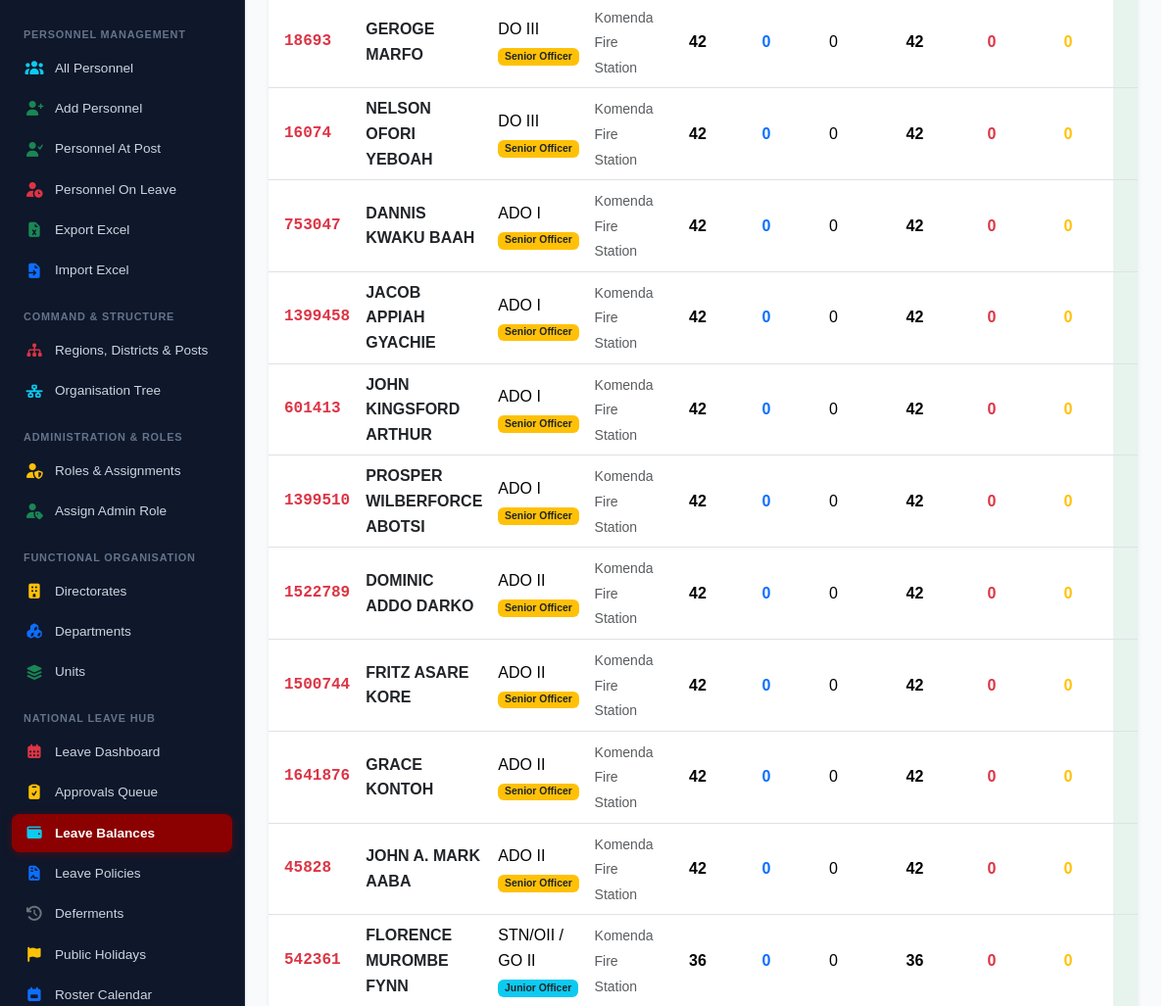
Before: /leave/balances/ (signed in, middle part) with the older database file.
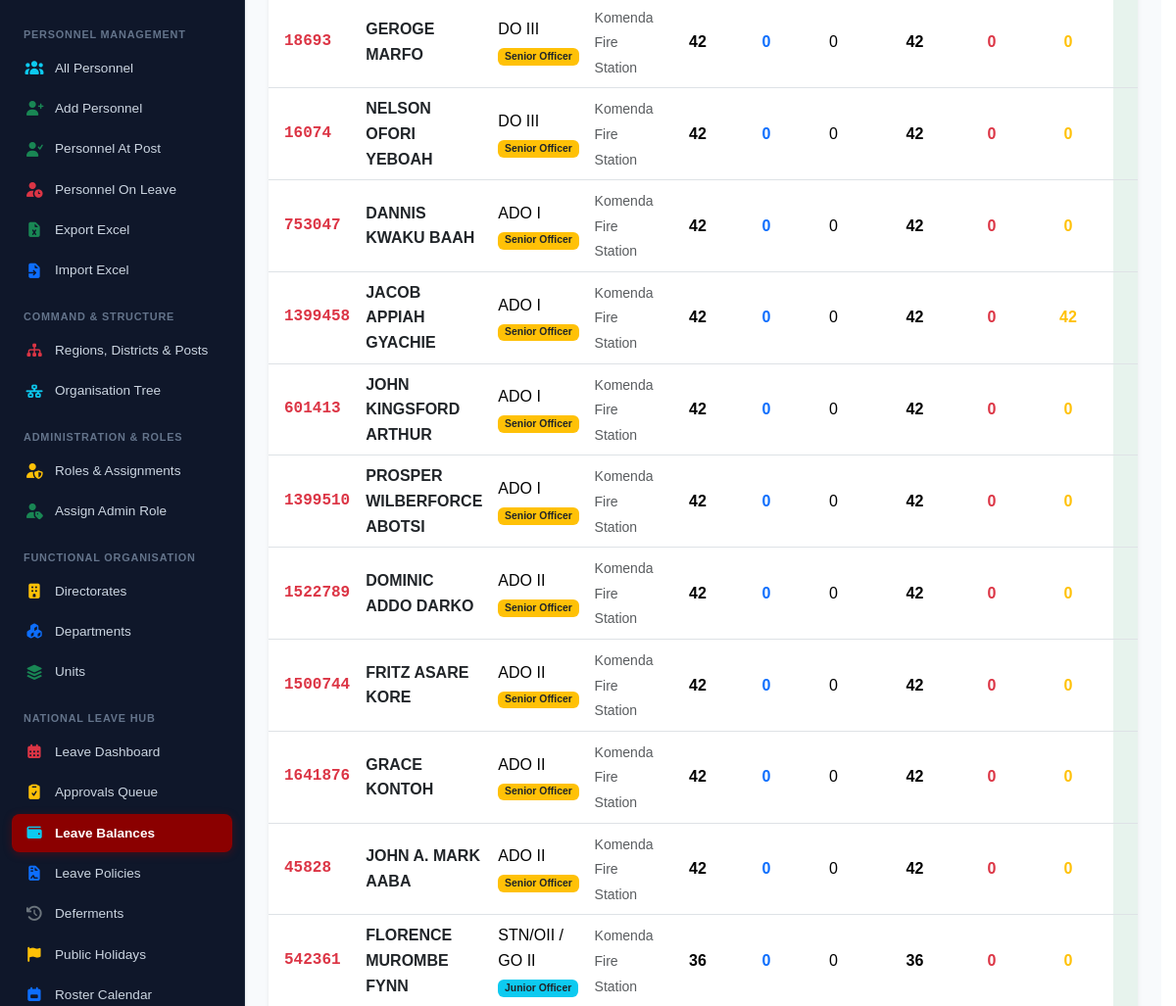
After: the same page with the newer database file.
### gnfs_komenda/models.py (models this page shows, shortened)
class NorminalRoll(models.Model):
    station = models.ForeignKey(
        Station,
        on_delete=models.SET_NULL,
        null=True,
        blank=True,
        related_name="personnel",
        db_index=True
    )
    post = models.ForeignKey(
        Post,
        on_delete=models.SET_NULL,
        null=True,
        blank=True,
        related_name="personnel",
        db_index=True
    )
    functional_unit = models.ForeignKey(
        FunctionalUnit,
        on_delete=models.PROTECT,
        null=True,
        blank=True,
        related_name="personnel",
        db_index=True
    )
    officer_category = models.CharField(
        max_length=10,
        choices=Rank.OfficerCategory.choices,
        blank=True,
        default='',
        db_index=True
    )
    rank = models.ForeignKey(
        Rank,
        on_delete=models.PROTECT,
        related_name="personnel",
        null=True,
        blank=True,
        db_index=True
    )
    job_grade = models.CharField(max_length=50, blank=True, default='')
    class Gender(models.TextChoices):
        MALE = "MALE", "Male"
        FEMALE = "FEMALE", "Female"
        NOT_SET = "NOT_SET", "Not Set / Requires Review"
    gender = models.CharField(
        max_length=10,
        choices=Gender.choices,
        default=Gender.MALE,
        db_index=True
    )
    profile_picture = models.ImageField(
        upload_to="profile_pictures/",
        null=True,
        blank=True,
        help_text="Officer avatar / profile photograph (1:1 aspect ratio)"
    )
    staffID = models.CharField(
        max_length=10,
        validators=[
            RegexValidator(r'^\d{5,10}$', 'Staff ID must be exactly 7 digits.')
        ],
        unique=True
    )
    fullname = models.CharField(max_length=255, db_index=True)
    birth_date = models.DateField()
    ghana_card = models.CharField(
        max_length=15,
        validators=[
            RegexValidator(r'^GHA-\d{9}-\d$', 'Enter a valid Ghana Card number (e.g., GHA-123456789-0).')
        ],
        unique=True
    )
    mgmt_units = models.CharField(max_length=150)
    bank = models.CharField(max_length=50)
    account_number = models.CharField(
        max_length=20,
        validators=[RegexValidator(r'^[0-9-]+$', 'Enter a valid bank account number.')]
    )
    payroll_status = models.CharField(max_length=30, choices=payroll_status_choice, default='ACTIVE')
    leave_status = models.CharField(max_length=30, choices=leave_status_choice, default='AT POST')
    leave_type = models.CharField(max_length=30, choices=leave_type_choice, default='ANNUAL LEAVE', null=True, blank=True)
    start_leave = models.DateField(blank=True, null=True)
    end_leave = models.DateField(blank=True, null=True)
    created_at = models.DateTimeField(auto_now_add=True)
    called_off = models.BooleanField(default=False)
    manual_override = models.BooleanField(default=False)
    is_active = models.BooleanField(default=True, db_index=True)
    archived_at = models.DateTimeField(null=True, blank=True)
    archived_by = models.ForeignKey(
        settings.AUTH_USER_MODEL,
        on_delete=models.SET_NULL,
        null=True,
        blank=True,
        related_name="archived_personnel"
    )
    archive_reason = models.TextField(blank=True, default='')
    objects = models.Manager()
    active_objects = ActivePersonnelManager()
    class Meta:
        indexes = [
            models.Index(fields=['is_active', 'leave_status']),
            models.Index(fields=['fullname']),
        ]
        verbose_name = "Personnel Record"
        verbose_name_plural = "Personnel Records"
    @property
    def rank_short(self):
        if self.rank:
            return self.rank.abbreviation
        return self.job_grade or "—"

class LeaveEntitlement(models.Model):
    personnel = models.ForeignKey(
        NorminalRoll,
        on_delete=models.CASCADE,
        related_name="leave_entitlements",
        db_index=True
    )
    leave_year = models.PositiveIntegerField(db_index=True)
    leave_type = models.ForeignKey(
        LeaveType,
        on_delete=models.PROTECT,
        related_name="entitlements"
    )
    base_entitlement = models.PositiveIntegerField(default=0)
    carried_forward = models.PositiveIntegerField(default=0, help_text="Approved deferred days carried from previous year")
    adjustments = models.IntegerField(default=0, help_text="Manual authorized adjustments")
    days_taken = models.PositiveIntegerField(default=0, help_text="Total approved and consumed days")
    days_reserved = models.PositiveIntegerField(default=0, help_text="Days locked in pending requests")
    is_prorated = models.BooleanField(default=False, help_text="Indicates proportionate / prorated annual entitlement")
    proration_reason = models.TextField(blank=True, default="", help_text="Recorded operational/service reason for proration")
    full_annual_entitlement = models.PositiveIntegerField(default=0, help_text="Standard full-year entitlement before proration")
    notes = models.TextField(blank=True, default="")
    created_at = models.DateTimeField(auto_now_add=True)
    updated_at = models.DateTimeField(auto_now=True)
    class Meta:
        ordering = ['-leave_year', 'leave_type__name']
        unique_together = [('personnel', 'leave_year', 'leave_type')]
        verbose_name = "Leave Entitlement"
        verbose_name_plural = "Leave Entitlements"
    @property
    def total_available(self):
        return max(0, self.base_entitlement + self.carried_forward + self.adjustments)
    @property
    def remaining_balance(self):
        return max(0, self.total_available - self.days_taken - self.days_reserved)

class Rank(models.Model):
    class OfficerCategory(models.TextChoices):
        SENIOR = "SENIOR", "Senior Officer"
        JUNIOR = "JUNIOR", "Junior Officer"
    name = models.CharField(max_length=150, unique=True, db_index=True)
    abbreviation = models.CharField(max_length=30, db_index=True)
    officer_category = models.CharField(
        max_length=10,
        choices=OfficerCategory.choices,
        db_index=True
    )
    hierarchy_order = models.PositiveIntegerField(unique=True, db_index=True)
    active = models.BooleanField(default=True)
    created_at = models.DateTimeField(auto_now_add=True)
    updated_at = models.DateTimeField(auto_now=True)
    class Meta:
        ordering = ["hierarchy_order"]
        verbose_name = "Rank"
        verbose_name_plural = "Ranks"

class Station(models.Model):
    STATION_TYPE_CHOICES = [
        ('MUNICIPAL', 'Municipal Fire Station'),
        ('DISTRICT', 'District Fire Station'),
        ('METRO', 'Metropolitan Fire Station'),
        ('INSTITUTIONAL', 'Institutional Fire Station'),
        ('REGIONAL_HQ', 'Regional Headquarters Station'),
        ('NATIONAL_HQ', 'National Headquarters Station'),
        ('SUB_STATION', 'Sub-Station'),
        ('SPECIAL', 'Special Operational Station'),
    ]
    district = models.ForeignKey(
        District,
        on_delete=models.PROTECT,
        related_name="stations",
        db_index=True
    )
    name = models.CharField(max_length=150, db_index=True)
    code = models.CharField(max_length=50, blank=True, default='')
    station_type = models.CharField(
        max_length=50,
        choices=STATION_TYPE_CHOICES,
        default='DISTRICT'
    )
    active = models.BooleanField(default=True)
    created_at = models.DateTimeField(auto_now_add=True)
    updated_at = models.DateTimeField(auto_now=True)
    class Meta:
        ordering = ['district__name', 'name']
        constraints = [
            models.UniqueConstraint(fields=['district', 'name'], name='unique_station_per_district'),
        ]
        verbose_name = "Fire Station"
        verbose_name_plural = "Fire Stations"

### gnfs_komenda/views.py (the view)
# urls.py: path('leave/balances/', leave_balances_view, name='leave-balances'),
@login_required(login_url='login-staff')
def leave_balances_view(request):
    scoped_personnel = get_personnel_queryset_for_user(request.user)
    year = int(request.GET.get('year', timezone.localdate().year))
    annual_type = LeaveType.objects.filter(code="ANNUAL").first()
    casual_type = LeaveType.objects.filter(code="CASUAL").first()
    search_query = request.GET.get('q', '').strip()
    if search_query:
        scoped_personnel = scoped_personnel.filter(
            Q(staffID__icontains=search_query) | Q(fullname__icontains=search_query)
        )
    entitlements = LeaveEntitlement.objects.filter(
        personnel__in=scoped_personnel,
        leave_year=year
    ).select_related('personnel', 'leave_type')
    personnel_balances = []
    ent_map = {}
    for ent in entitlements:
        if ent.personnel_id not in ent_map:
            ent_map[ent.personnel_id] = {}
        ent_map[ent.personnel_id][ent.leave_type.code] = ent
    for p in scoped_personnel.order_by('rank__hierarchy_order', 'fullname'):
        p_ents = ent_map.get(p.id, {})
        annual_ent = p_ents.get('ANNUAL')
        casual_ent = p_ents.get('CASUAL')
        personnel_balances.append({
            'personnel': p,
            'annual': annual_ent,
            'casual': casual_ent,
        })
    paginator = Paginator(personnel_balances, 25)
    page_obj = paginator.get_page(request.GET.get('page'))
    return render(request, 'gnfs_komenda/leave/balances.html', {
        'page_obj': page_obj,
        'year': year,
        'years_list': [year - 1, year, year + 1],
        'search_query': search_query,
    })

### gnfs_komenda/models.py (called while the page is built)
    def get_queryset(self):
        return super().get_queryset().filter(is_active=True)

### gnfs_komenda/security.py (called while the page is built, shortened)
def get_user_role(user):
    if not user or not user.is_authenticated:
        return None
    if user.is_superuser:
        return "NATIONAL_ADMIN"

def get_user_assignment(user):
    if not user or not user.is_authenticated:
        return None
    return getattr(user, 'assignment', None)

def get_personnel_for_user(user):
    if not user or not user.is_authenticated:
        return None
    assignment = getattr(user, 'assignment', None)
    if assignment and assignment.personnel:
        return assignment.personnel
    return NorminalRoll.objects.filter(staffID__iexact=user.username).select_related(
        'rank', 'station', 'station__district', 'station__district__region', 'post', 'functional_unit'
    ).first()

def get_personnel_queryset_for_user(user, include_archived=False):
    if not user or not user.is_authenticated:
        return NorminalRoll.objects.none()
    qs = NorminalRoll.objects.all() if include_archived else NorminalRoll.active_objects.all()
    qs = qs.select_related('station', 'station__district', 'station__district__region', 'post')
    if user.is_superuser:
        return qs

### gnfs_komenda/templates/gnfs_komenda/leave/balances.html (shortened to what this page needs)
{% extends "main.html" %}
{% block content %}
<div class="container-fluid px-4 py-4">
    <div class="card border-0 shadow-sm rounded-3 overflow-hidden">
        <div class="table-responsive">
            <table class="table table-hover align-middle mb-0">
                <tbody>
                    {% for row in page_obj %}
                    <tr>
                        <td class="ps-3 font-monospace fw-bold">
                            <a href="{% url 'staff-detail' row.personnel.staffID %}" class="text-decoration-none text-danger">
                                {{ row.personnel.staffID }}
                            </a>
                        </td>
                        <td>
                            <div class="fw-semibold text-dark">{{ row.personnel.fullname }}</div>
                        </td>
                        <td>
                            <div>{{ row.personnel.rank_short }}</div>
                            <span class="badge {% if row.personnel.officer_category == 'SENIOR' %}bg-warning text-dark{% else %}bg-info text-dark{% endif %}" style="font-size: 0.65rem;">
                                {{ row.personnel.get_officer_category_display }}
                            </span>
                        </td>
                        <td>
                            <small class="text-muted">{{ row.personnel.station.name|default:"Unassigned" }}</small>
                        </td>
                        <td class="text-center fw-semibold">{{ row.annual.base_entitlement|default:"-" }}</td>
                        <td class="text-center text-primary fw-semibold">{{ row.annual.carried_forward|default:"0" }}</td>
                        <td class="text-center">{{ row.annual.adjustments|default:"0" }}</td>
                        <td class="text-center fw-bold">{{ row.annual.total_available|default:"-" }}</td>
                        <td class="text-center text-danger fw-semibold">{{ row.annual.days_taken|default:"0" }}</td>
                        <td class="text-center text-warning fw-semibold">{{ row.annual.days_reserved|default:"0" }}</td>
                        <td class="text-center bg-success bg-opacity-10 fw-bold fs-6 text-success">
                        </td>
                    </tr>
                    {% endfor %}
                </tbody>
            </table>
        </div>
    </div>
</div>
{% endblock content %}

Changed rows visible on the page:
changed NorminalRoll "JACOB APPIAH GYACHIE": annual.days_reserved "0" → "42"
